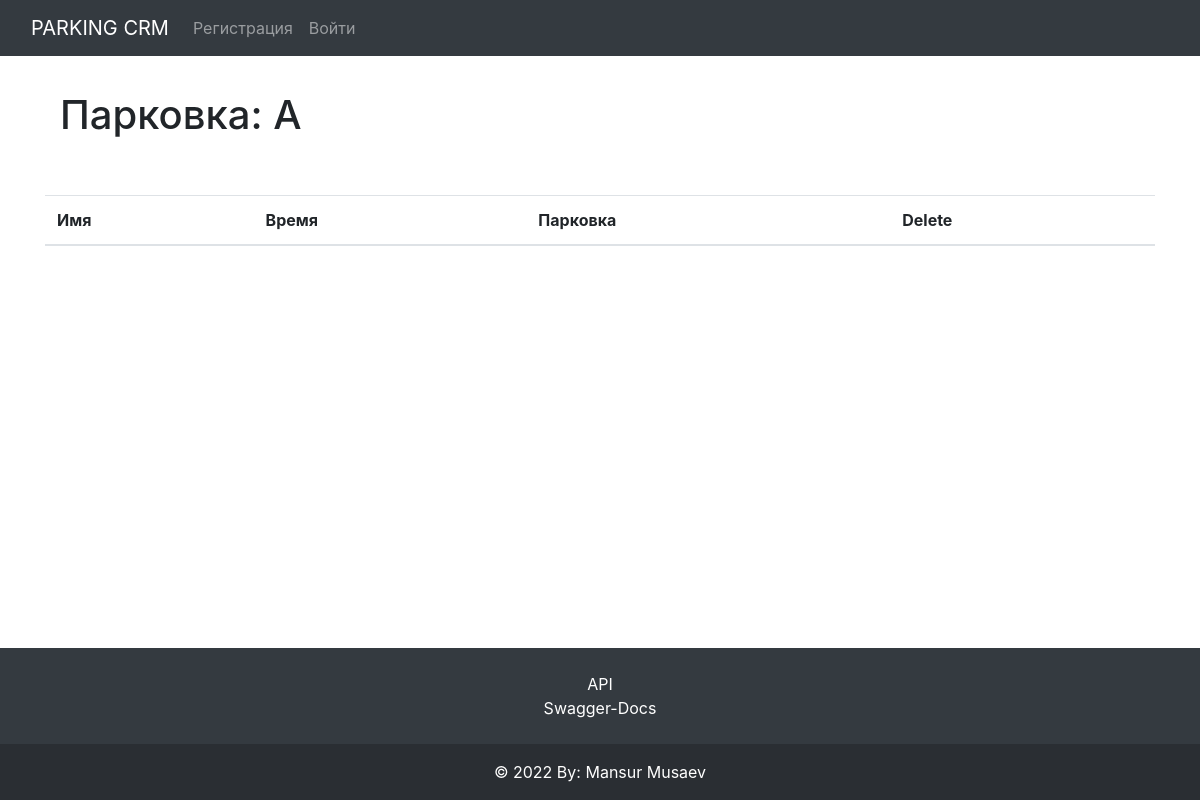
Page /category/A/ on the earlier database version.
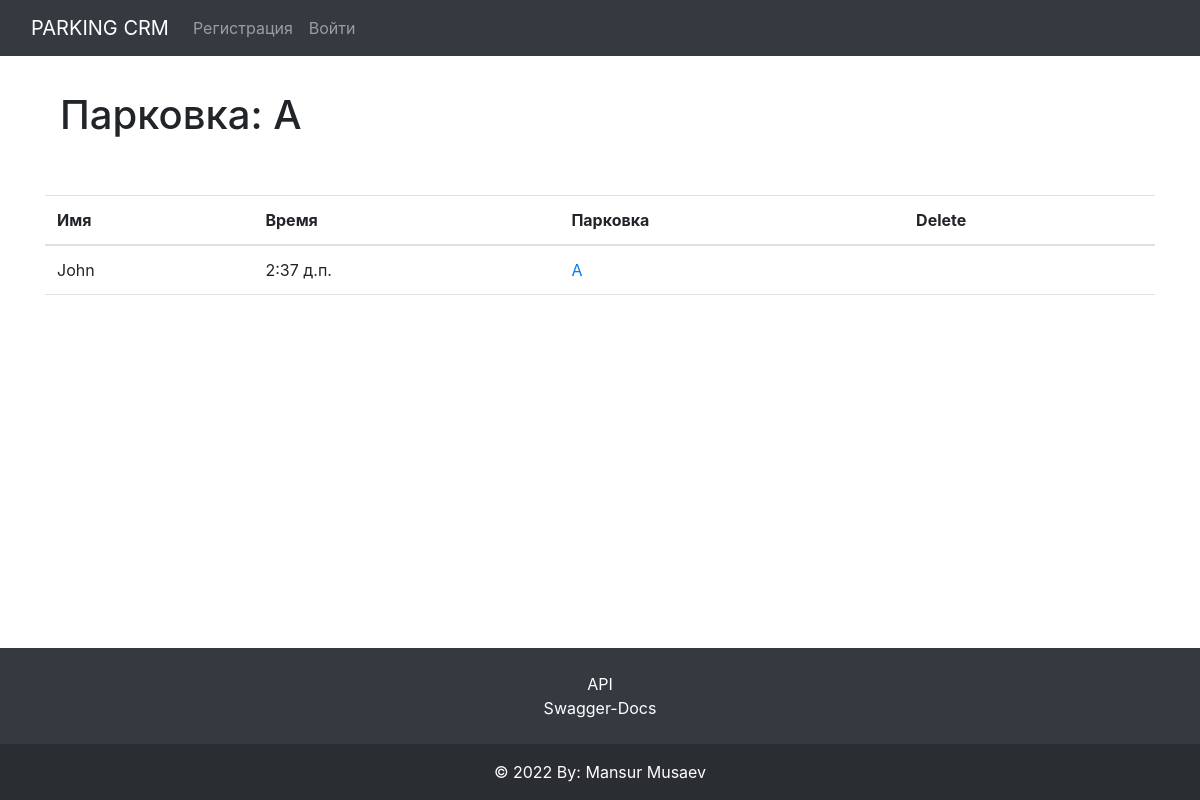
Same page on the later database version.
### blogs/models.py (models this page shows, shortened)
class Post(models.Model):
    full_name = models.CharField(max_length=255, verbose_name='Имя и Фамилия')
    time = models.TimeField(auto_now=False, auto_now_add=False, verbose_name='Время')
    author = models.ForeignKey(get_user_model(), on_delete=models.CASCADE, verbose_name='Автор')
    category = models.ForeignKey(Category, on_delete=models.PROTECT, default=1, max_length=255, verbose_name='Отдел')
    post_date = models.DateField(auto_now_add=True,)

class Category(models.Model):
    name = models.CharField(max_length=255, verbose_name='Имя парковки')
    def __str__(self):
        return self.name

### blogs/views.py (the view)
# urls.py: path(r'category/<category>/', CatListView.as_view(), name="category"),
class CatListView(ListView):
    context_object_name = 'catlist'
    template_name = 'category.html'
    def get_queryset(self):
        content = {
            'cat': self.kwargs['category'],
            'posts': Post.objects.filter(category__name=self.kwargs['category']).filter()
        }
        return content

### blogs/views.py (called while the page is built)
def category_list(request):
    category_list = Category.objects.exclude(name='default')
    context = {
        "category_list": category_list,
    }
    return context

### blogs/templates/category.html (shortened to what this page needs)
{% extends "_base.html" %}
{% block content %}
    <div class="col-12 pb-5"><h1> Парковка: {{catlist.cat}}</h1></div>
<table class="table mb-0">
    <thead>
      <tr>
        <th>Имя</th>
        <th>Время</th>
        <th>Парковка</th>
        <th>Delete</th>
      </tr>
    </thead>
    <tbody>
      {% for post in catlist.posts %}
        <tr>
          <td>{{ post.full_name }}</td>
          <td>{{ post.time }}</td>
          <td><a href="{% url 'category' post.category %}">{{ post.category }}</a></td>
          <td>
          </td>
        </tr>
      {% endfor %}
    </tbody>
  </table>
{% endblock %}

Differences in the rows shown:
now on this page (row edited): Post: full_name "John", time "2:37 д.п.", category "A"
